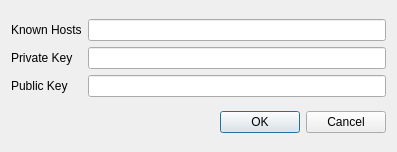
<?xml version="1.0" encoding="UTF-8"?>
<ui version="4.0">
 <class>SSHFileConfigurator</class>
 <widget class="QDialog" name="SSHFileConfigurator">
  <property name="geometry">
   <rect>
    <x>0</x>
    <y>0</y>
    <width>397</width>
    <height>152</height>
   </rect>
  </property>
  <property name="sizePolicy">
   <sizepolicy hsizetype="Preferred" vsizetype="Fixed">
    <horstretch>0</horstretch>
    <verstretch>0</verstretch>
   </sizepolicy>
  </property>
  <property name="windowTitle">
   <string>SSH File Locations</string>
  </property>
  <layout class="QVBoxLayout" name="verticalLayout">
   <item>
    <layout class="QGridLayout" name="gridLayout">
     <item row="2" column="1">
      <widget class="QLineEdit" name="publicKey">
       <property name="toolTip">
        <string>Location of the SSH public key file.  Typically this is the 
same file name as for the private key, but with .pub 
appended.</string>
       </property>
      </widget>
     </item>
     <item row="2" column="0">
      <widget class="QLabel" name="label_3">
       <property name="text">
        <string>Public Key</string>
       </property>
      </widget>
     </item>
     <item row="1" column="1">
      <widget class="QLineEdit" name="privateKey">
       <property name="toolTip">
        <string>Location of the SSH identity file.  For protocol 1 this is usually 
located in $HOME/.ssh/identity. For protocol 2 this is usually 
located in either $HOME/.ssh/id_rsa or $HOME/.ssh/id_dsa.</string>
       </property>
      </widget>
     </item>
     <item row="1" column="0">
      <widget class="QLabel" name="label_2">
       <property name="text">
        <string>Private Key</string>
       </property>
      </widget>
     </item>
     <item row="0" column="1">
      <widget class="QLineEdit" name="knownHosts">
       <property name="toolTip">
        <string>This is the location of the known_hosts file.
Typically this is in $HOME/.ssh/known_hosts</string>
       </property>
      </widget>
     </item>
     <item row="0" column="0">
      <widget class="QLabel" name="label">
       <property name="text">
        <string>Known Hosts</string>
       </property>
      </widget>
     </item>
    </layout>
   </item>
   <item>
    <widget class="QDialogButtonBox" name="buttonBox">
     <property name="orientation">
      <enum>Qt::Horizontal</enum>
     </property>
     <property name="standardButtons">
      <set>QDialogButtonBox::Cancel|QDialogButtonBox::Ok</set>
     </property>
    </widget>
   </item>
  </layout>
 </widget>
 <resources/>
 <connections>
  <connection>
   <sender>buttonBox</sender>
   <signal>accepted()</signal>
   <receiver>SSHFileConfigurator</receiver>
   <slot>accept()</slot>
   <hints>
    <hint type="sourcelabel">
     <x>248</x>
     <y>254</y>
    </hint>
    <hint type="destinationlabel">
     <x>157</x>
     <y>274</y>
    </hint>
   </hints>
  </connection>
  <connection>
   <sender>buttonBox</sender>
   <signal>rejected()</signal>
   <receiver>SSHFileConfigurator</receiver>
   <slot>reject()</slot>
   <hints>
    <hint type="sourcelabel">
     <x>316</x>
     <y>260</y>
    </hint>
    <hint type="destinationlabel">
     <x>286</x>
     <y>274</y>
    </hint>
   </hints>
  </connection>
 </connections>
</ui>
